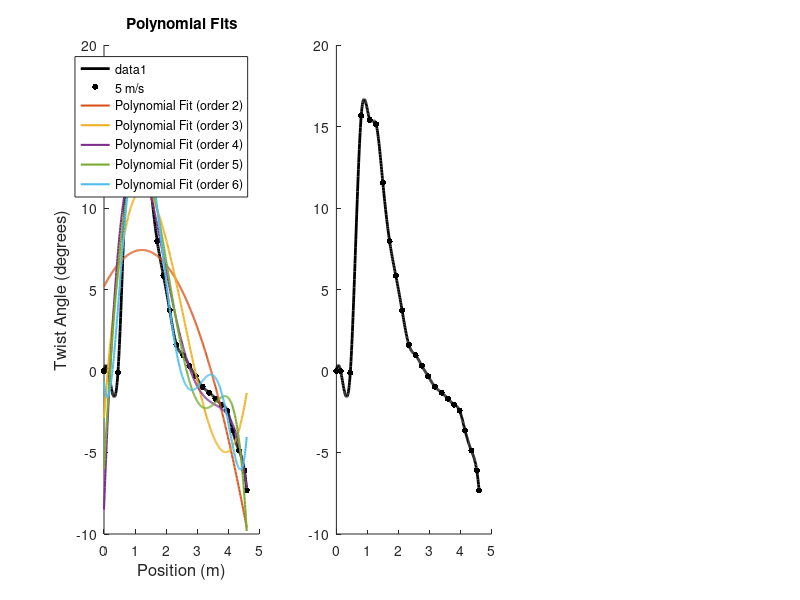

MATLAB code to generate this figure: (Note: this script raises an error after producing the figure.)
clc

% Data for positions and twist angles
positions = [
    0, 0.136, 0.4481, 0.8001, 1.0767, 1.2779, 1.4958, 1.7137, 1.9149, 2.116, ...
    2.334, 2.552, 2.753, 2.9542, 3.1721, 3.39, 3.5912, 3.7924, 3.9684, 4.1444, ...
    4.3456, 4.5216, 4.597
];

angles = [
    0, 0, 0, 0, 0, 0, 0, 0, 0;
    0, 0, 0, 0, 0, 0, 0, 0, 0;
    -0.098, -0.098, -0.098, -0.098, -0.098, -0.098, -0.098, -0.098, -0.098;
    15.6705, 14.3956, 23.5589, 28.3914, 24.1554, 27.7957, 30.5284, 31.5753, 36.5962;
    15.4087, 13.0777, 17.5893, 23.9619, 21.4265, 24.7895, 27.5979, 28.9475, 32.8829;
    15.1469, 11.7599, 11.6198, 19.5324, 18.6977, 21.7833, 24.6675, 26.3197, 29.1697;
    11.5575, 11.0272, 11.2435, 16.9635, 15.9689, 18.7771, 21.7370, 23.6919, 25.4564;
    7.968, 10.2945, 10.8672, 14.3947, 13.2401, 15.7710, 18.8065, 21.0642, 21.7432;
    5.8462, 7.5471, 10.681, 13.5584, 12.2359, 14.5127, 17.4861, 19.4248, 20.2981;
    3.7244, 4.7997, 10.4947, 12.7221, 11.2318, 13.2544, 16.1656, 17.7854, 18.8531;
    1.6026, 2.0523, 10.3085, 11.8858, 10.2276, 11.9962, 14.8452, 16.146, 17.4081;
    0.9617, 1.3347, 7.335, 8.7709, 9.2234, 10.7379, 13.5247, 14.5067, 15.963;
    0.3207, 0.6171, 4.3615, 5.6561, 8.2193, 9.4797, 12.2043, 12.8673, 14.518;
    -0.3202, -0.1005, 1.3881, 2.5412, 7.8323, 9.0886, 11.6502, 12.5378, 14.4166;
    -0.9611, -0.8181, -1.5854, -0.5736, 7.4453, 8.6975, 11.0962, 12.2082, 14.3152;
    -1.3274, -1.1741, -1.7252, -0.8972, 7.0583, 8.3065, 10.5421, 11.8787, 14.2138;
    -1.6938, -1.5302, -1.865, -1.2207, 6.6713, 7.9154, 9.9881, 11.5491, 14.1124;
    -2.0601, -1.8863, -2.0048, -1.5442, 6.2843, 7.5244, 9.4341, 11.2196, 14.0111;
    -2.4265, -2.2423, -2.1446, -1.8677, 5.8974, 7.1333, 8.88, 10.89, 13.9097;
    -3.6521, -2.368, -2.4604, -2.2064, 5.6476, 6.8675, 8.7025, 10.6464, 12.762;
    -4.8777, -2.4937, -2.7762, -2.545, 5.3978, 6.6016, 8.5249, 10.4028, 11.6143;
    -6.1033, -2.6194, -3.092, -2.8837, 5.148, 6.3358, 8.3474, 10.1591, 10.4666;
    -7.329, -2.7451, -3.4078, -3.2224, 4.8982, 6.07, 8.1699, 9.9155, 9.3189
];

wind_speeds = 5; % Select wind speed 5
selected_column = 1; % Corresponding column in the angles matrix

% Initialize arrays to hold combined smoothed spline data
combined_x_smooth = [];
combined_y_smooth = [];

% Fit and plot cubic splines for the selected wind speed
figure;
colors = lines(1); % Generate unique color
markers = {'o'}; % Marker

speed_data = angles(:, selected_column);
spline_fit = spline(positions, speed_data);
x_smooth = linspace(min(positions), max(positions), 500);
y_smooth = ppval(spline_fit, x_smooth);

% Combine smoothed spline data for fitting
combined_x_smooth = [combined_x_smooth, x_smooth];
combined_y_smooth = [combined_y_smooth, y_smooth];

% Average the y values for each unique x value
[unique_x, ~, idx] = unique(combined_x_smooth);
average_y = accumarray(idx, combined_y_smooth, [], @mean);

% Ensure unique_x and average_y are column vectors
unique_x = unique_x(:);
average_y = average_y(:);

% Add the (0,0) starting point for rational fit
unique_x = [0; unique_x];
average_y = [0; average_y];

% Subplot 1: Polynomial Fits
subplot(1,3, 1);
hold on;
plot(x_smooth, y_smooth, '-', 'Color', 'k', 'LineWidth', 2);
scatter(positions, speed_data, 20, 'k', markers{1}, 'filled', ...
    'DisplayName', sprintf('%d m/s', wind_speeds));

% Fit polynomials of orders 2, 3, 4, 5, and 6 to the averaged data
poly_orders = [2, 3, 4, 5, 6];
poly_fits = cell(length(poly_orders), 1);
poly_coeffs = cell(length(poly_orders), 1);

for i = 1:length(poly_orders)
    degree = poly_orders(i);
    [p, S, mu] = polyfit(unique_x, average_y, degree);
    poly_fits{i} = p;
    poly_coeffs{i} = p;
    
    % Evaluate the polynomial fit
    y_fit = polyval(p, linspace(min(positions), max(positions), 500), [], mu);
    
    % Plot the polynomial fit
    plot(linspace(min(positions), max(positions), 500), y_fit, 'LineWidth', 1.5, 'DisplayName', sprintf('Polynomial Fit (order %d)', degree));
    
    % Display the polynomial coefficients
    disp(sprintf('Polynomial coefficients (order %d):', degree));
    disp(p);
end

xlabel('Position (m)', 'FontSize', 12);
ylabel('Twist Angle (degrees)', 'FontSize', 12);
legend('Location', 'northeast');
title('Polynomial Fits');
hold off;

% Subplot 2: Fourier Series Fits
subplot(1,3, 2);
hold on;
plot(x_smooth, y_smooth, '-', 'Color', 'k', 'LineWidth', 2);
scatter(positions, speed_data, 20, 'k', markers{1}, 'filled', ...
    'DisplayName', sprintf('%d m/s', wind_speeds));

fourier_orders = [1, 2, 3];
fourier_fits = cell(length(fourier_orders), 1);
fourier_coeffs = cell(length(fourier_orders), 1);

for i = 1:length(fourier_orders)
    order = fourier_orders(i);
    fourier_fit = fit(unique_x, average_y, sprintf('fourier%d', order));
    fourier_fits{i} = fourier_fit;
    fourier_coeffs{i} = coeffvalues(fourier_fit);
    
    % Evaluate the Fourier series fit
    y_fourier = feval(fourier_fit, linspace(min(positions), max(positions), 500));
    
    % Plot the Fourier series fit
    plot(linspace(min(positions), max(positions), 500), y_fourier, 'LineWidth', 1.5, 'DisplayName', sprintf('Fourier Series Fit (order %d)', order));
    
    % Display the Fourier series coefficients
    disp(sprintf('Fourier series coefficients (order %d):', order));
    disp(coeffvalues(fourier_fit));
end

xlabel('Position (m)', 'FontSize', 12);
ylabel('Twist Angle (degrees)', 'FontSize', 12);
legend('Location', 'northeast');
title('Fourier Series Fits');
hold off;

% Subplot 3: Rational Function Fits
subplot(1, 3, 3);
hold on;
plot(x_smooth, y_smooth, '-', 'Color', 'k', 'LineWidth', 2);
scatter(positions, speed_data, 20, 'k', markers{1}, 'filled', ...
    'DisplayName', sprintf('%d m/s', wind_speeds));

fit_types = {'rat11', 'rat22', 'rat33'};
fit_names = {'Rational Fit (1/1)', 'Rational Fit (2/2)', 'Rational Fit (3/3)'};

for i = 1:length(fit_types)
    fit_type = fit_types{i};
    fit_name = fit_names{i};
    custom_fit = fit(unique_x, average_y, fit_type);
    
    % Evaluate the custom fit
    y_custom = feval(custom_fit, linspace(min(positions), max(positions), 500));
    
    % Plot the custom fit
    plot(linspace(min(positions), max(positions), 500), y_custom, 'LineWidth', 1.5, 'DisplayName', fit_name);
    
    % Display the custom fit coefficients
    disp(sprintf('%s coefficients:', fit_name));
    disp(coeffvalues(custom_fit));
end

xlabel('Position (m)', 'FontSize', 12);
ylabel('Twist Angle (degrees)', 'FontSize', 12);
legend('Location', 'northeast');
title('Rational Function Fits');
hold off;